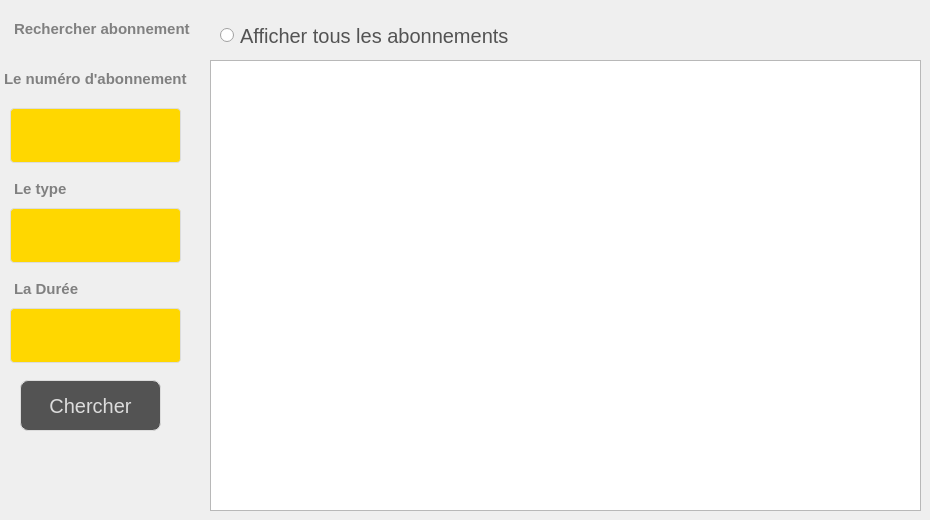
     <widget class="QWidget" name="tab_14">
      <attribute name="title">
       <string>Recherche</string>
      </attribute>
      <widget class="QLineEdit" name="num_5">
       <property name="geometry">
        <rect>
         <x>10</x>
         <y>100</y>
         <width>171</width>
         <height>71</height>
        </rect>
       </property>
       <property name="styleSheet">
        <string notr="true">QLineEdit {
  width: 100%;
  padding: 12px 20px;
  margin: 8px 0;
  display: inline-block;
  border: 1px solid #dcdcdc;
  border-radius: 4px;
  box-sizing: border-box;
  background: #FFD700;
  color: #FFFFFF;
  font-size: 20px;
font-family:Arial, Helvetica, sans-serif;
}</string>
       </property>
       <property name="placeholderText">
        <string/>
       </property>
      </widget>
      <widget class="QLabel" name="nom_planning_11">
       <property name="geometry">
        <rect>
         <x>-10</x>
         <y>0</y>
         <width>311</width>
         <height>57</height>
        </rect>
       </property>
       <property name="font">
        <font>
         <family>Arial</family>
         <pointsize>-1</pointsize>
         <weight>75</weight>
         <bold>true</bold>
        </font>
       </property>
       <property name="styleSheet">
        <string notr="true">QLabel {
  width: 100%;
  padding: 12px 20px;
  margin: 8px 0;
  display: inline-block;
  color: #808080;
  font-size: 15px;
font-family:Arial, Helvetica, sans-serif;
}</string>
       </property>
       <property name="text">
        <string>Rechercher abonnement</string>
       </property>
      </widget>
      <widget class="QLineEdit" name="type_5">
       <property name="geometry">
        <rect>
         <x>10</x>
         <y>200</y>
         <width>171</width>
         <height>71</height>
        </rect>
       </property>
       <property name="styleSheet">
        <string notr="true">QLineEdit {
  width: 100%;
  padding: 12px 20px;
  margin: 8px 0;
  display: inline-block;
  border: 1px solid #dcdcdc;
  border-radius: 4px;
  box-sizing: border-box;
  background: #FFD700;
  color: #FFFFFF;
  font-size: 20px;
font-family:Arial, Helvetica, sans-serif;
}</string>
       </property>
       <property name="placeholderText">
        <string/>
       </property>
      </widget>
      <widget class="QLineEdit" name="duree_8">
       <property name="geometry">
        <rect>
         <x>10</x>
         <y>300</y>
         <width>171</width>
         <height>71</height>
        </rect>
       </property>
       <property name="styleSheet">
        <string notr="true">QLineEdit {
  width: 100%;
  padding: 12px 20px;
  margin: 8px 0;
  display: inline-block;
  border: 1px solid #dcdcdc;
  border-radius: 4px;
  box-sizing: border-box;
  background: #FFD700;
  color: #FFFFFF;
  font-size: 20px;
font-family:Arial, Helvetica, sans-serif;
}</string>
       </property>
       <property name="placeholderText">
        <string/>
       </property>
      </widget>
      <widget class="QLabel" name="nom_planning_14">
       <property name="geometry">
        <rect>
         <x>-20</x>
         <y>50</y>
         <width>231</width>
         <height>57</height>
        </rect>
       </property>
       <property name="font">
        <font>
         <family>Arial</family>
         <pointsize>-1</pointsize>
         <weight>75</weight>
         <bold>true</bold>
        </font>
       </property>
       <property name="styleSheet">
        <string notr="true">QLabel {
  width: 100%;
  padding: 12px 20px;
  margin: 8px 0;
  display: inline-block;
  color: #808080;
  font-size: 15px;
font-family:Arial, Helvetica, sans-serif;
}</string>
       </property>
       <property name="text">
        <string>Le numéro d'abonnement</string>
       </property>
      </widget>
      <widget class="QLabel" name="nom_planning_15">
       <property name="geometry">
        <rect>
         <x>-10</x>
         <y>160</y>
         <width>111</width>
         <height>57</height>
        </rect>
       </property>
       <property name="font">
        <font>
         <family>Arial</family>
         <pointsize>-1</pointsize>
         <weight>75</weight>
         <bold>true</bold>
        </font>
       </property>
       <property name="styleSheet">
        <string notr="true">QLabel {
  width: 100%;
  padding: 12px 20px;
  margin: 8px 0;
  display: inline-block;
  color: #808080;
  font-size: 15px;
font-family:Arial, Helvetica, sans-serif;
}</string>
       </property>
       <property name="text">
        <string>Le type</string>
       </property>
      </widget>
      <widget class="QLabel" name="nom_planning_16">
       <property name="geometry">
        <rect>
         <x>-10</x>
         <y>260</y>
         <width>111</width>
         <height>57</height>
        </rect>
       </property>
       <property name="font">
        <font>
         <family>Arial</family>
         <pointsize>-1</pointsize>
         <weight>75</weight>
         <bold>true</bold>
        </font>
       </property>
       <property name="styleSheet">
        <string notr="true">QLabel {
  width: 100%;
  padding: 12px 20px;
  margin: 8px 0;
  display: inline-block;
  color: #808080;
  font-size: 15px;
font-family:Arial, Helvetica, sans-serif;
}</string>
       </property>
       <property name="text">
        <string>La Durée</string>
       </property>
      </widget>
      <widget class="QTableView" name="tab_chercher_abonnement">
       <property name="geometry">
        <rect>
         <x>210</x>
         <y>60</y>
         <width>711</width>
         <height>451</height>
        </rect>
       </property>
       <property name="styleSheet">
        <string notr="true">#tab_tri {
background:#DCDCDC;
}</string>
       </property>
      </widget>
      <widget class="QPushButton" name="chercher_abonnement_4">
       <property name="geometry">
        <rect>
         <x>20</x>
         <y>380</y>
         <width>141</width>
         <height>51</height>
        </rect>
       </property>
       <property name="styleSheet">
        <string notr="true">QPushButton {
color: #dcdcdc;
background:#535353;
border: none;
font-size:20px;
font-family:Arial, Helvetica, sans-serif;
border: 1px solid #DCDCDC;
border-radius: 8px;
}
QPushButton:hover {
color:#fff;
background:#FFD700;
border: none;
}
</string>
       </property>
       <property name="text">
        <string>Chercher</string>
       </property>
      </widget>
      <widget class="QRadioButton" name="afficher_abonnement">
       <property name="geometry">
        <rect>
         <x>220</x>
         <y>20</y>
         <width>321</width>
         <height>31</height>
        </rect>
       </property>
       <property name="styleSheet">
        <string notr="true">QRadioButton {
color: #535353;
font-size:20px;
font-family:Arial, Helvetica, sans-serif;
text-align: left;
}
QRadioButton:hover {
color:#FFD700;
text-align: left;
}
</string>
       </property>
       <property name="text">
        <string>Afficher tous les abonnements </string>
       </property>
      </widget>
     </widget>
